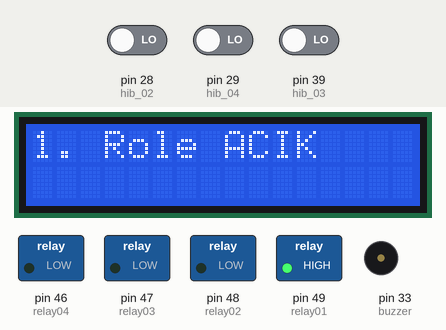
Recording of a sketch running on a simulated Arduino Mega 2560, built with avr-gcc and run on an emulated ATmega2560. On the bench: 16×2 character LCD, switched loads named in the sketch (green lamp = pin HIGH), buzzer (waves = sounding, pin HIGH). Dashed ring = blinking. The test bench sets the inputs (shaded band); at power-on: pin 28 (hib_02) LOW, pin 29 (hib_04) LOW, pin 39 (hib_03) LOW. What the sketch prints to the serial monitor is not drawn.

Above: at 1.2 s.
1.3 s: pin 28 (hib_02) driven HIGH
At 1.4 s:
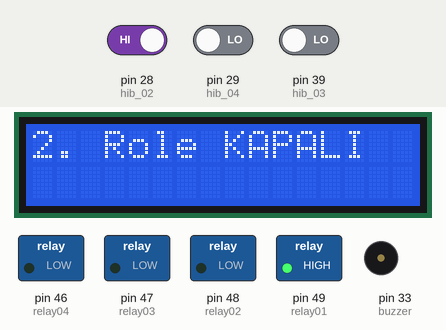
3.1 s: pin 29 (hib_04) driven HIGH
At 3.51 s:
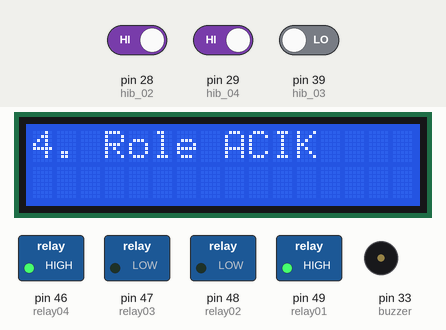
5.2 s: pin 39 (hib_03) driven HIGH
At 5.93 s:
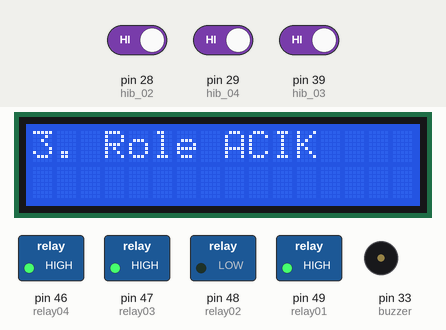
7.6 s: pin 28 (hib_02) driven LOW
At 8.05 s:
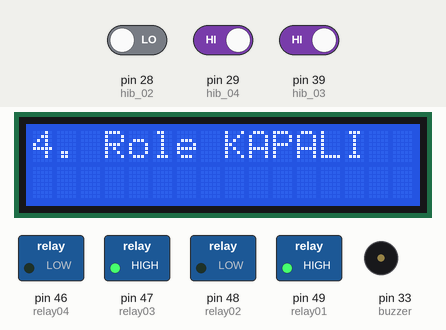
10.3 s: pin 28 (hib_02) driven HIGH and pin 39 (hib_03) driven LOW
At 10.77 s:
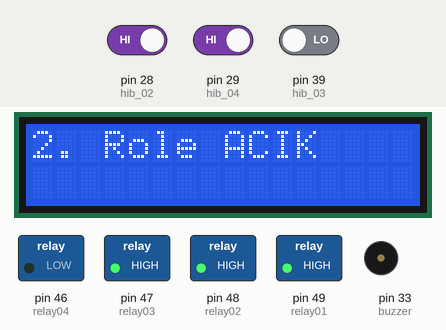
13.0 s: pin 28 (hib_02) driven LOW
At 13.19 s:
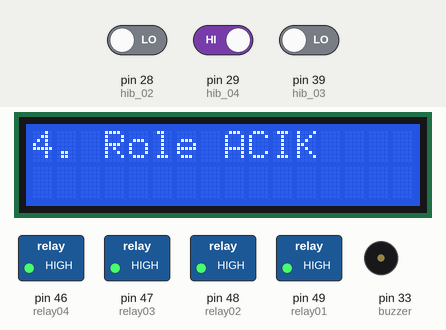
Timing chart, 0 to 16.2 s (numbered marks = the images above; inputs shaded):
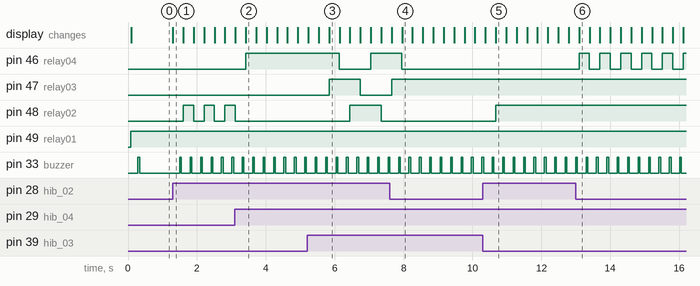

The sketch:

CNRduino_433_test.ino
```cpp
/* CNRDuino 'da kullanilan 4 kanalli 433 Mhz HIB RF Alici icin kullanilabilecek
 *  basit bir test kodu.
 *  Uzaktan kumandanin dugmelerine basildikca roleler acilip kapanmakta
 *  ve buzzer otmektedir.
 *  16*2 LCD ve serial uzerinden rolelerin durumu gorulebilmektedir.
*/

//#include <LiquidCrystal.h>
#include "src/LiquidCrystal.h"

const int rs = 53, en = 9, d4 = 82, d5 = 81, d6 = 3, d7 = 2;
LiquidCrystal lcd(rs, en, d4, d5, d6, d7);


const int hib_01 = 74;  //74
const int hib_02 = 28; //28
const int hib_03 = 39;
const int hib_04 = 29; //28

const int buzzer = 33; //28

const int relay01 =  49;
const int relay02 =  48;
const int relay03 =  47;
const int relay04 =  46;

int prevState01 = LOW;
int prevState02 = LOW;
int prevState03 = LOW;
int prevState04 = LOW;
int x = 0;

long lastDebounceTime = 0;
long debounceDelay = 85;


void setup() {


lcd.begin(16, 2);
digitalWrite(11, HIGH);

lcd.setCursor(0, 0);
lcd.print("433 Mhz.TEST");

Serial.begin(115200);

  pinMode(hib_01, INPUT);
  pinMode(hib_02, INPUT);
  pinMode(hib_03, INPUT);
  pinMode(hib_04, INPUT);

  pinMode(relay01, OUTPUT);
  pinMode(relay02, OUTPUT);
  pinMode(relay03, OUTPUT);
  pinMode(relay04, OUTPUT);

  pinMode(buzzer, OUTPUT);

}

void loop() {


int currState01 = digitalRead(hib_01);
int currState02 = digitalRead(hib_02);
int currState03 = digitalRead(hib_03);
int currState04 = digitalRead(hib_04);


if ( (millis() - lastDebounceTime) > debounceDelay) { //debounce

if (currState01 == HIGH && prevState01 == LOW) {

    if (x == 0) {
      digitalWrite(relay01, HIGH);
       lcd.setCursor(0, 0);
      lcd.print("1. Role ACIK   ");
      delay(200);
      x = 1;
      Serial.println("1. Role ACIK   ");

    } else {

      digitalWrite(relay01, LOW);
       lcd.setCursor(0, 0);
      lcd.print("1. Role KAPALI   ");
      delay(200);
      x = 0;
     Serial.println("1. Role KAPALI   ");
    }
     lastDebounceTime = millis();
     buzzer_tone();
 }


if (currState02 == HIGH && prevState02 == LOW) {

    if (x == 0) {
      digitalWrite(relay02, HIGH);
       lcd.setCursor(0, 0);
      lcd.print("2. Role ACIK   ");
      Serial.println("2. Role ACIK   ");
      delay(200);
      x = 1;


    } else {
      // Toggle off

      digitalWrite(relay02, LOW);
       lcd.setCursor(0, 0);
      lcd.print("2. Role KAPALI   ");
      Serial.println("2. Role KAPALI  ");
      delay(200);
      x = 0;

    }
     lastDebounceTime = millis();
      buzzer_tone();
 }


if (currState03 == HIGH && prevState03 == LOW) {

    if (x == 0) {
      // Toggle on

      digitalWrite(relay03, HIGH);
       lcd.setCursor(0, 0);
      lcd.print("3. Role ACIK   ");
      Serial.println("3. Role ACIK  ");
      delay(200);
      x = 1;


    } else {
      // Toggle off

      digitalWrite(relay03, LOW);
       lcd.setCursor(0, 0);
      lcd.print("3. Role KAPALI   ");
      Serial.println("3. Role KAPALI");
      delay(200);
      x = 0;

    }
     lastDebounceTime = millis();
      buzzer_tone();
     }


if (currState04 == HIGH && prevState04 == LOW) {

    if (x == 0) {
      // Toggle on

      digitalWrite(relay04, HIGH);
       lcd.setCursor(0, 0);
      lcd.print("4. Role ACIK   ");
      Serial.println("4. Role ACIK ");
        delay(200);
      x = 1;


    } else {

      digitalWrite(relay04, LOW);
      lcd.setCursor(0, 0);
      lcd.print("4. Role KAPALI   ");
      Serial.println("4. Role KAPALI ");
      delay(200);
      x = 0;

    }
     lastDebounceTime = millis();
      buzzer_tone();

    }
 }
  }

  void buzzer_tone() {
     digitalWrite(buzzer, HIGH);
     delay(50);
     digitalWrite(buzzer, LOW);
     delay(50);
  }
```

Measured:
- after the input at 1.3 s, pin 48 (relay02): alternates HIGH for 0.30 s and LOW for 0.30 s, starting after 0.30 s; pin 33 (buzzer): alternates HIGH for 0.05 s and LOW for 0.25 s, starting after 0.20 s; the display: changes at once (image 1)
- after the input at 3.1 s, pin 46 (relay04): LOW → HIGH after 0.32 s; pin 48 (relay02): goes on until 3.1 s, then stays LOW; the display: first differs from a run without the input after 0.32 s (image 2)
- after the input at 5.2 s, pin 46 (relay04): HIGH → LOW after 0.94 s, → HIGH 0.91 s later; pin 47 (relay03): LOW → HIGH after 0.64 s, → LOW 0.91 s later; pin 48 (relay02): LOW → HIGH after 1.2 s, → LOW 0.91 s later; the display: first differs from a run without the input after 0.64 s (image 3)
- after the input at 7.6 s, pin 46 (relay04): goes on until 8.0 s, then stays LOW; pin 47 (relay03): goes on until 7.7 s, then stays HIGH; pin 48 (relay02): stays LOW (without the input it goes to HIGH after 0.66 s)
- after the input at 10.3 s, pin 48 (relay02): LOW → HIGH after 0.38 s; the display: first differs from a run without the input after 0.38 s (image 5)
- after the input at 13.0 s, pin 46 (relay04): alternates HIGH for 0.30 s and LOW for 0.30 s, starting after 0.09 s; the display: changes after 0.10 s (image 6)
